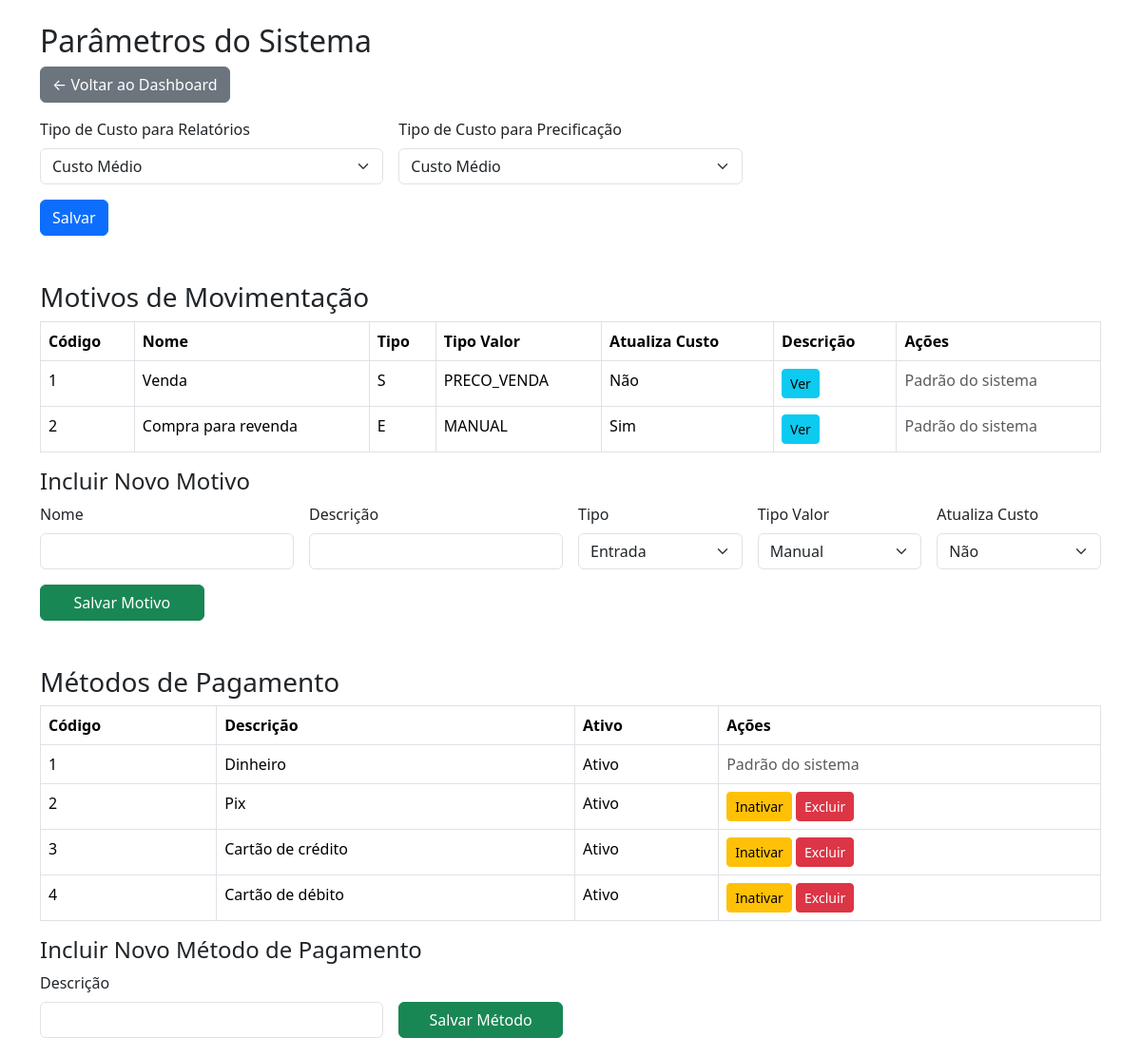
Page /modules/parametros/index.php on the committed database.
### tables this page shows
CREATE TABLE `motivo_movimentacoes` (
  `codigo` int(11) NOT NULL,
  `nome_motivo` varchar(50) NOT NULL,
  `descricao_motivo` text DEFAULT NULL,
  `tipo` enum('E','S') NOT NULL,
  `atualiza_custo` tinyint(1) DEFAULT NULL COMMENT 'Usado apenas para tipo E',
  `tipo_valor` enum('PRECO_VENDA','CUSTO','MANUAL') DEFAULT NULL
);

CREATE TABLE `metodo_pagamento` (
  `codigo` int(11) NOT NULL,
  `descricao` varchar(50) NOT NULL,
  `ativo` tinyint(1) DEFAULT 1
);

### public/modules/parametros/index.php (the view, shortened to what this page needs)
<?php
include __DIR__ . "/../../config/db.php";
$param = $pdo->query("SELECT * FROM parametros_sistema LIMIT 1")->fetch(PDO::FETCH_ASSOC);
$motivos = $pdo->query("SELECT * FROM motivo_movimentacoes ORDER BY codigo ASC")->fetchAll(PDO::FETCH_ASSOC);
?>
<!DOCTYPE html>
<html lang="pt-br">
<head>
  <link href="/bootstrap-5.1.3-dist/css/bootstrap.min.css" rel="stylesheet">
</head>
<body>
<div class="container mt-4">
  <h2>Parâmetros do Sistema</h2>
  <a href="/minha_loja_copilot/index.php" class="btn btn-secondary mb-3">← Voltar ao Dashboard</a>
  <form method="POST" action="salvar.php" class="row g-3">
    <div class="col-md-4">
      <label class="form-label">Tipo de Custo para Relatórios</label>
      <select name="tipo_custo_relatorio" class="form-select">
        <option value="MEDIO" <?= ($param['tipo_custo_relatorio']=='MEDIO'?'selected':'') ?>>Custo Médio</option>
      </select>
    </div>
    <div class="col-md-4">
      <label class="form-label">Tipo de Custo para Precificação</label>
      <select name="tipo_custo_precificacao" class="form-select">
        <option value="MEDIO" <?= ($param['tipo_custo_precificacao']=='MEDIO'?'selected':'') ?>>Custo Médio</option>
      </select>
    </div>
    <div class="col-md-12">
      <button type="submit" class="btn btn-primary">Salvar</button>
    </div>
  </form>
  <h3 class="mt-5">Motivos de Movimentação</h3>
  <table class="table table-bordered">
    <thead>
      <tr>
        <th>Código</th>
        <th>Nome</th>
        <th>Tipo</th>
        <th>Tipo Valor</th>
        <th>Atualiza Custo</th>
        <th>Descrição</th>
        <th>Ações</th>
      </tr>
    </thead>
    <tbody>
      <?php foreach ($motivos as $m): ?>
      <tr>
        <td><?= $m['codigo'] ?></td>
        <td><?= $m['nome_motivo'] ?></td>
        <td><?= $m['tipo'] ?></td>
        <td><?= $m['tipo_valor'] ?></td>
        <td><?= $m['atualiza_custo'] ? 'Sim' : 'Não' ?></td>
        <td>
          <button type="button" class="btn btn-info btn-sm" data-bs-toggle="modal" data-bs-target="#descModal<?= $m['codigo'] ?>">Ver</button>
        </td>
        <td>
          <?php if ($m['codigo'] > 2): ?>
            <a href="editar_motivo.php?codigo=<?= $m['codigo'] ?>" class="btn btn-warning btn-sm">Editar</a>
            <a href="excluir_motivo.php?codigo=<?= $m['codigo'] ?>" class="btn btn-danger btn-sm" onclick="return confirm('Tem certeza que deseja excluir este motivo?')">Excluir</a>
          <?php else: ?>
            <span class="text-muted">Padrão do sistema</span>
          <?php endif; ?>
        </td>
      </tr>
      <?php endforeach; ?>
    </tbody>
  </table>
  <h4>Incluir Novo Motivo</h4>
  <form method="POST" action="salvar_motivo.php" class="row g-3">
    <div class="col-md-3">
      <label class="form-label">Nome</label>
      <input type="text" name="nome_motivo" class="form-control" required>
    </div>
    <div class="col-md-3">
      <label class="form-label">Descrição</label>
      <input type="text" name="descricao_motivo" class="form-control" required>
    </div>
    <div class="col-md-2">
      <label class="form-label">Tipo</label>
      <select name="tipo" id="tipo" class="form-select" onchange="toggleAtualizaCusto()">
        <option value="E">Entrada</option>
      </select>
    </div>
    <div class="col-md-2">
      <label class="form-label">Tipo Valor</label>
      <select name="tipo_valor" class="form-select">
        <option value="MANUAL">Manual</option>
      </select>
    </div>
    <div class="col-md-2">
      <label class="form-label">Atualiza Custo</label>
      <select name="atualiza_custo" id="atualiza_custo" class="form-select">
        <option value="0">Não</option>
      </select>
    </div>
    <div class="col-md-2 d-flex align-items-end">
      <button type="submit" class="btn btn-success w-100">Salvar Motivo</button>
    </div>
  </form>
	<?php
	$metodos = $pdo->query("SELECT * FROM metodo_pagamento ORDER BY codigo ASC")->fetchAll(PDO::FETCH_ASSOC);
	?>
	<h3 class="mt-5">Métodos de Pagamento</h3>
	<table class="table table-bordered">
	  <thead>
		<tr>
		  <th>Código</th>
		  <th>Descrição</th>
		  <th>Ativo</th>
		  <th>Ações</th>
		</tr>
	  </thead>
	  <tbody>
		<?php foreach ($metodos as $m): ?>
		<tr>
		  <td><?= $m['codigo'] ?></td>
		  <td><?= htmlspecialchars($m['descricao']) ?></td>
		  <td><?= $m['ativo'] ? 'Ativo' : 'Inativo' ?></td>
		  <td>
			<?php if ($m['codigo'] == 1): ?>
			  <span class="text-muted">Padrão do sistema</span>
			<?php else: ?>
			  <button class="btn btn-sm <?= $m['ativo'] ? 'btn-warning' : 'btn-success' ?>"
					  onclick="location.href='toggle_metodo.php?codigo=<?= $m['codigo'] ?>'">
				<?= $m['ativo'] ? 'Inativar' : 'Ativar' ?>
			  </button>
			  <a href="excluir_metodo.php?codigo=<?= $m['codigo'] ?>"
				 class="btn btn-danger btn-sm"
				 onclick="return confirm('Tem certeza que deseja excluir este método? Só é possível excluir se nunca tiver sido usado.')">
				 Excluir
			  </a>
			<?php endif; ?>
		  </td>
		</tr>
		<?php endforeach; ?>
	  </tbody>
	</table>
	<h4>Incluir Novo Método de Pagamento</h4>
	<form method="POST" action="salvar_metodo.php" class="row g-3" onsubmit="return confirm('Após cadastrar, não será possivel editar seu nome, e caso seja usado não poderá mais ser excluído. certifique-se que o nome está correto. Deseja continuar?')">
	  <div class="col-md-4">
		<label class="form-label">Descrição</label>
		<input type="text" name="descricao" class="form-control" required>
	  </div>
	  <div class="col-md-2 d-flex align-items-end">
		<button type="submit" class="btn btn-success w-100">Salvar Método</button>
	  </div>
	</form>
</div>
</body>
</html>

### rows in the picture
motivo_movimentacoes: codigo "1", nome_motivo "Venda", tipo "S", tipo_valor "PRECO_VENDA", shows "Não", shows "Padrão do sistema"
motivo_movimentacoes: codigo "2", nome_motivo "Compra para revenda", tipo "E", tipo_valor "MANUAL", atualiza_custo "Sim", shows "Padrão do sistema"
metodo_pagamento: codigo "1", descricao "Dinheiro", ativo "Ativo", shows "Padrão do sistema"
metodo_pagamento: codigo "2", descricao "Pix", ativo "Ativo"
metodo_pagamento: codigo "3", descricao "Cartão de crédito", ativo "Ativo"
metodo_pagamento: codigo "4", descricao "Cartão de débito", ativo "Ativo"
